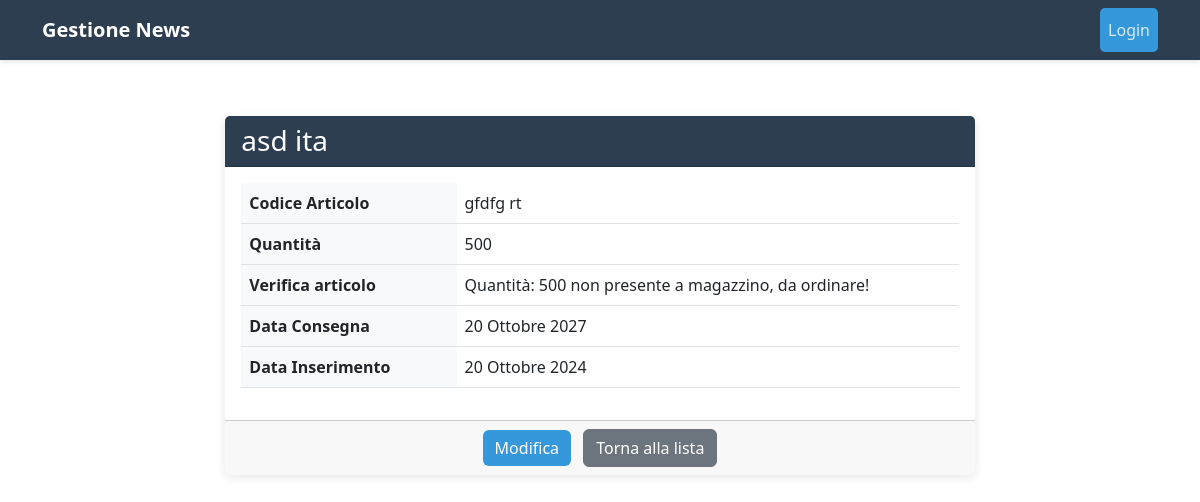
Page /aziende/ordini/1 on the committed database.
### News/models.py (models this page shows, shortened)
class Ordine(models.Model):
    cliente = models.ForeignKey(Azienda, on_delete=models.CASCADE, related_name='c_ordine')
    articolo = models.ForeignKey(Magazzino, on_delete=models.CASCADE, related_name='a_ordine')
    qta = models.IntegerField()
    @property
    def verifica(self):
        if self.qta > self.articolo.qta:
            return f"Quantità: {self.qta} non presente a magazzino, da ordinare!"
        else:
            return f"Quantità: {self.qta} ok presente a magazzino procedere alla spedizione"
    data_consegna = models.DateField()
    data_inserimento = models.DateField()
    class Meta:
        verbose_name = 'Ordine'
        verbose_name_plural = 'Ordini'

class Azienda(models.Model):
    ut_registrazione = models.ForeignKey(Utente, on_delete=models.CASCADE, related_name='AUtente')
    nome = models.CharField(max_length=20, null=False)
    ubicazione = models.CharField(max_length=50, null=False)
    p_iva = models.IntegerField()
    descrizione = models.TextField(max_length=250)
    class Meta:
        verbose_name = 'Azienda'
        verbose_name_plural = 'Aziende'
    def __str__(self):
        return f"{self.nome} {self.ubicazione}"

class Magazzino(models.Model):
    codice_art = models.CharField(max_length=12, blank=False, null=False)
    descrizione = models.CharField(max_length=12, blank=False, null=False)
    qta_sotto_scorta = models.IntegerField()
    qta = models.IntegerField()
    valore_unitario = models.IntegerField()
    ut_registrazione = models.ForeignKey(Utente, on_delete=models.CASCADE, related_name='Ut_magazzino')
    Fornitore = models.ForeignKey(Fornitore, on_delete=models.CASCADE, related_name='FMagazzino')
    def __str__(self):
        return f"{self.codice_art} {self.descrizione}"
    class Meta:
        verbose_name = 'Magazzino'
        verbose_name_plural = 'Magazzini'

### News/views.py (the view)
# urls.py: path('ordini/<int:pk>', ordiniDetail, name='ordini-detail'),
def ordiniDetail(request, pk):
    ordini = get_object_or_404(Ordine, pk=pk)
    context = {
        'ordini': ordini,
    }
    return render(request, 'News/OrdiniDetail.html', context)

### News/templates/News/OrdiniDetail.html (shortened to what this page needs)
{% extends 'News/base.html' %}
{% block content %}
<div class="row justify-content-center">
    <div class="col-md-8">
        <div class="card">
            <div class="card-header bg-primary text-white">
                <h3 class="card-title mb-0">{{ ordini.cliente }}</h3>
            </div>
            <div class="card-body">
                <div class="table-responsive">
                    <table class="table table-hover">
                        <tbody>
                            <tr>
                                <th style="width: 30%">Codice Articolo</th>
                                <td>{{ ordini.articolo }}</td>
                            </tr>
                            <tr>
                                <th>Quantità</th>
                                <td>{{ ordini.qta }}</td>
                            </tr>
                            <tr>
                                <th>Verifica articolo</th>
                                <td>{{ ordini.verifica|default:"Non specificato" }}</td>
                            </tr>
                            <tr>
                                <th>Data Consegna</th>
                                <td>{{ ordini.data_consegna|default:"Non specificata" }}</td>
                            </tr>
                            <tr>
                                <th>Data Inserimento</th>
                                <td>{{ ordini.data_inserimento|default:"Non specificata" }}</td>
                            </tr>
                        </tbody>
                    </table>
                </div>
            </div>
            <div class="card-footer text-center">
                <a href="{% url 'update-ordini' ordini.pk %}" class="btn btn-primary me-2">Modifica</a>
                <a href="{% url 'ordini' %}" class="btn btn-secondary">Torna alla lista</a>
            </div>
        </div>
    </div>
</div>
{% endblock %}

### News/templates/News/base.html (style rules this page uses)
:root { --primary-color: #2c3e50; --secondary-color: #3498db; }
.card { border: none; box-shadow: 0 2px 10px rgba(0,0,0,0.1); transition: transform 0.3s ease; }
.btn-primary { background-color: var(--secondary-color); border: none; }
.card-header { background-color: var(--primary-color) !important; }
.table th { background-color: #f8f9fa; }

### rows in the picture
Ordine: cliente "asd ita", articolo "gfdfg rt", qta "500", verifica "Quantità: 500 non presente a magazzino, da ordinare!", data_consegna "20 Ottobre 2027", data_inserimento "20 Ottobre 2024"
